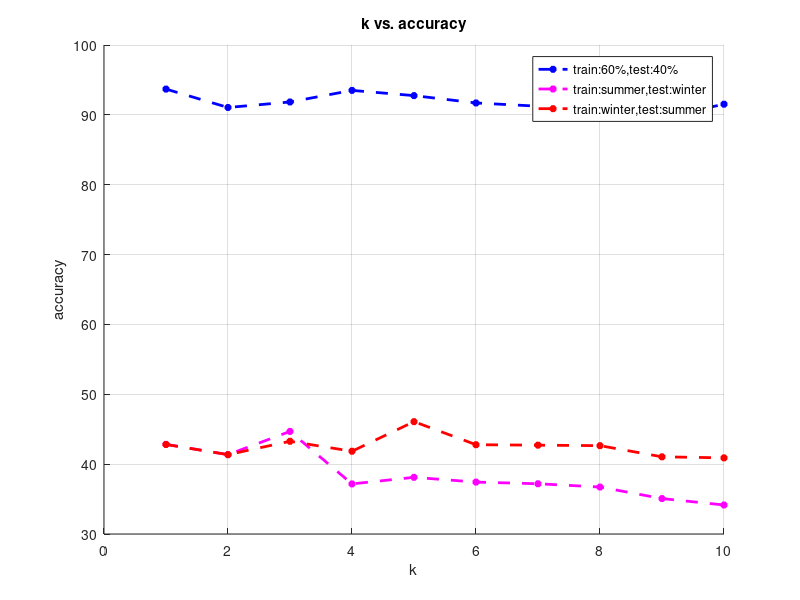
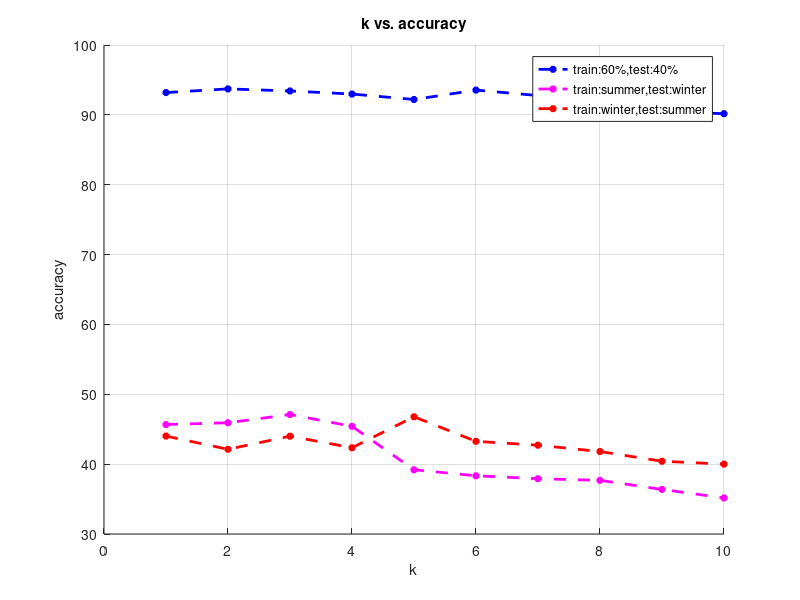
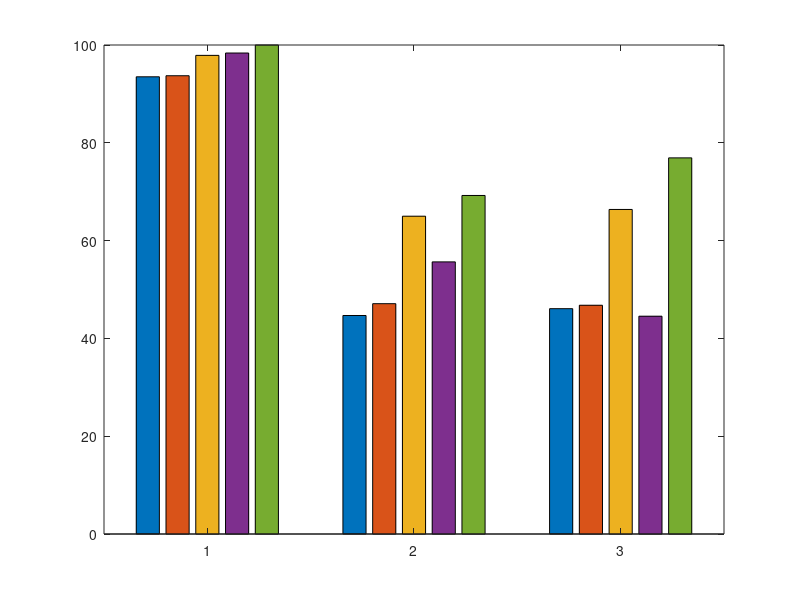
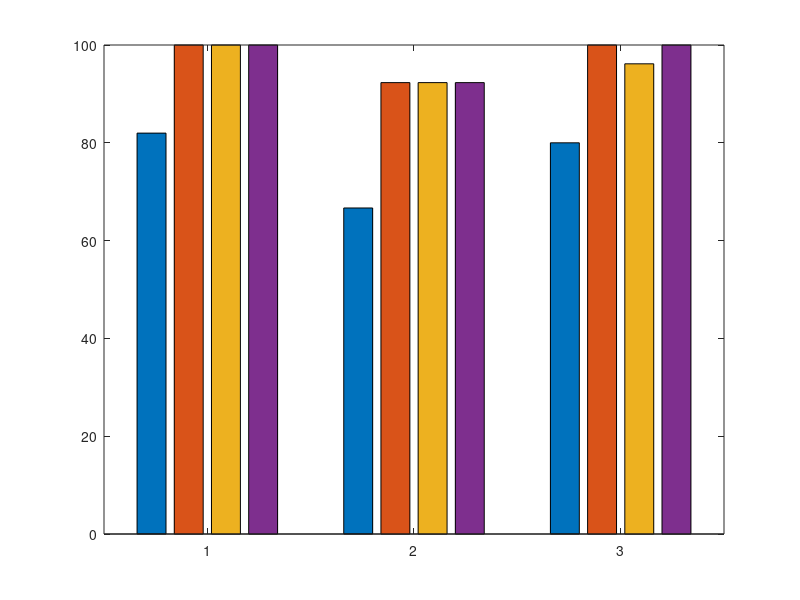

MATLAB code to generate these figures, in order:
%--------------------------------------------------------------------------
% KNN using -1
%--------------------------------------------------------------------------

x = 1:10;

p = [93.6881;
    91.0557;
    91.8443;	
    93.5021;	
    92.7551;	
    91.7031;	
    91.2404;	
    90.9136;	
    89.6286;	
    91.5223];

sw = [42.8338;	
    41.3613;	
    44.6838;	
    37.1706;	
    38.1118;	
    37.4304;	
    37.1932;	
    36.7224;	
    35.0733;	
    34.1526];

ws = [42.8169;
    41.3615;
    43.2697;	
    41.8475;	
    46.0826;	
    42.7831;	
    42.7141;	
    42.6463;	
    41.0493;	
    40.9002];

figure;
title('k vs. accuracy');
xlabel('k')
ylabel('accuracy')
grid on;
hold on;
plot(x,p,'--*b',...
    'LineWidth',2,...
    'MarkerSize',5,...
    'MarkerEdgeColor','b');
hold on;
plot(x,sw,'--*m',...
    'LineWidth',2,...
    'MarkerSize',5,...
    'MarkerEdgeColor','m');
hold on;
plot(x,ws,'--*r',...
    'LineWidth',2,...
    'MarkerSize',5,...
    'MarkerEdgeColor','r');
legend('train:60%,test:40%','train:summer,test:winter',...
        'train:winter,test:summer');

%--------------------------------------------------------------------------
% KNN without -1
%--------------------------------------------------------------------------

p2 = [93.1931;
    93.718;	
    93.4206;	
    92.9804;
    92.2002;	
    93.5455;	
    92.7653;	
    91.325;	
    90.4873;	
    90.1685];

sw2 = [45.6661;	
     45.9248;	
     47.1024;	
     45.4153;	
     39.1956;	
     38.3357;	
     37.9155;	
     37.6824;	
     36.382;	
     35.1615];

ws2 = [44.0173;
    42.1253;	
    43.9968;	
    42.3486;	
    46.7809;	
    43.2652;	
    42.7102;	
    41.8068;	
    40.4163;	
    40.0026];

figure;
title('k vs. accuracy');
xlabel('k')
ylabel('accuracy')
grid on;
hold on;
plot(x,p2,'--*b',...
    'LineWidth',2,...
    'MarkerSize',5,...
    'MarkerEdgeColor','b');
hold on;
plot(x,sw2,'--*m',...
    'LineWidth',2,...
    'MarkerSize',5,...
    'MarkerEdgeColor','m');
hold on;
plot(x,ws2,'--*r',...
    'LineWidth',2,...
    'MarkerSize',5,...
    'MarkerEdgeColor','r');
legend('train:60%,test:40%','train:summer,test:winter',...
        'train:winter,test:summer');

%--------------------------------------------------------------------------
% CLASSIFIERS: VISUAL
%--------------------------------------------------------------------------
    

x = [1 2 3]

% knn using -1
knn_1 = [93.5021 44.6838 46.0826];

% knn without -1
knn = [93.7180 47.1024 46.7809];

% random forest
rf = [97.88 64.99 66.37];    

%support vector machine
svm = [98.36 55.65 44.54];

%gmm
gmm = [100 69.23 76.92]

figure;
bar([knn_1;knn;rf;svm;gmm]')

%--------------------------------------------------------------------------
% CLASSIFIERS: AUDIO
%--------------------------------------------------------------------------
    
codebook = [81.98 66.67 80]

gmm64 = [100 (100-7.6923) 100]

gmm2 = [100 (100-7.6923) (100-3.8462)]

gmm256 = [100 (100-7.6923) 100]

figure;
bar([codebook;gmm64;gmm2;gmm256]')

%--------------------------------------------------------------------------
% CLASSIFIERS: FEATURES
%--------------------------------------------------------------------------

gmm = [(100-7.69) (100-5.77)]
figure;
bar([gmm]')

%--------------------------------------------------------------------------
% FUSION: AUDIO+VISUAL & PCA(AUDIO+VISUAL)
%--------------------------------------------------------------------------

av = [100 (100-61.5385) (100-61.5385)]
pca_av = [100 (100-12.8205) (100-23.0769)]
figure;
bar([av; pca_av]')

%--------------------------------------------------------------------------
% FUSION: PCA(AUDIO)+VISUAL & AUDIO+PCA(VISUAL)
%--------------------------------------------------------------------------

a_pca_v = [100 (100-32.051) (100-36.5385)]
pca_a_v = [100 (100-61.53) (100-69.23)]
figure;
bar([a_pca_v; pca_a_v]')

%--------------------------------------------------------------------------
% FUSION: AUDIO+VISUAL+FACIAL & PCA(AUDIO+VISUAL+FACIAL)
%--------------------------------------------------------------------------

avf = [100 (100-56.41) (100-59.6154)]
pca_avf = [100 (100-15.38) (100-15.38)]
figure;
bar([avf; pca_avf]')

